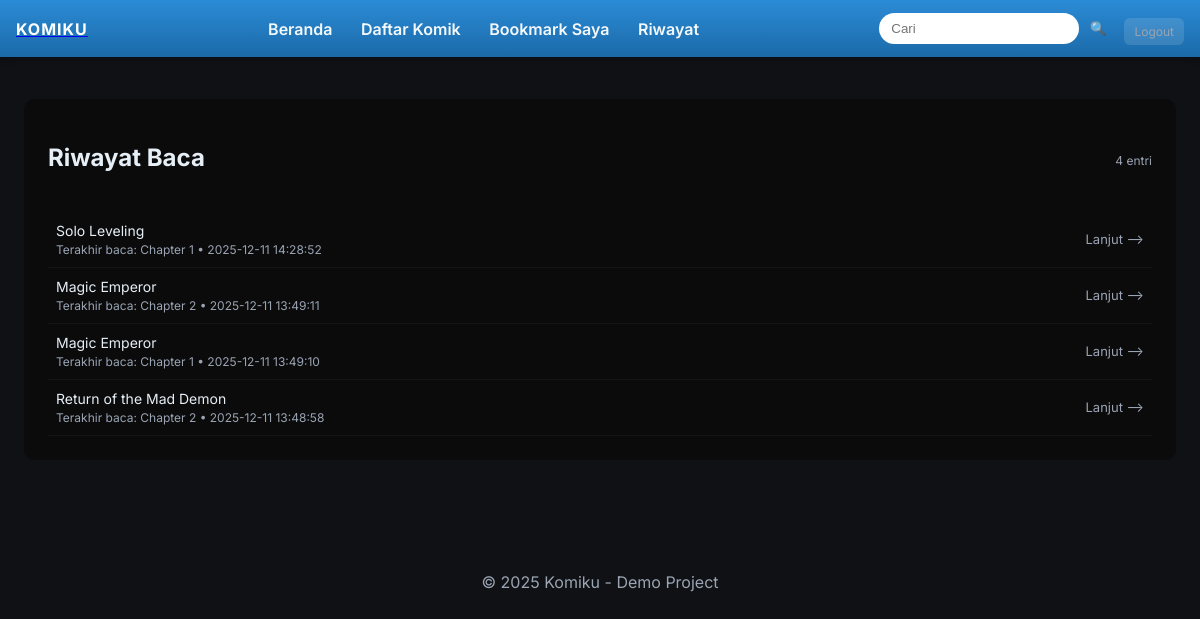
The app's page /history.php (signed in) with its own data.
### tables this page shows
CREATE TABLE `reading_history` (
  `id` int(11) NOT NULL,
  `user_id` int(11) NOT NULL,
  `comic_id` int(11) NOT NULL,
  `chapter_id` int(11) NOT NULL,
  `last_read_at` datetime DEFAULT current_timestamp()
);

CREATE TABLE `comics` (
  `id` int(11) NOT NULL,
  `title` varchar(255) DEFAULT NULL,
  `synopsis` text DEFAULT NULL,
  `cover` varchar(255) DEFAULT NULL,
  `status` enum('ongoing','completed') DEFAULT 'ongoing',
  `created_at` timestamp NOT NULL DEFAULT current_timestamp()
);

CREATE TABLE `chapters` (
  `id` int(11) NOT NULL,
  `comic_id` int(11) DEFAULT NULL,
  `chapter_number` varchar(50) DEFAULT NULL,
  `title` varchar(255) DEFAULT NULL,
  `created_at` timestamp NOT NULL DEFAULT current_timestamp()
);

### config.php (called while the page is built, shortened)
<?php
function is_logged_in(){
    return isset($_SESSION['user']);
}
?>

### history.php (the view, shortened to what this page needs)
<?php
require 'config.php';
require 'functions.php';
$user_id = $_SESSION['user']['id'];
$stmt = $pdo->prepare("
    SELECT rh.*, c.title AS comic_title, ch.chapter_number
    FROM reading_history rh
    JOIN comics c ON rh.comic_id = c.id
    JOIN chapters ch ON rh.chapter_id = ch.id
    WHERE rh.user_id = ?
    ORDER BY rh.last_read_at DESC
    LIMIT 50
");
$stmt->execute([$user_id]);
$rows = $stmt->fetchAll();
?>
<!doctype html>
<html lang="id">
<head>
  <link rel="stylesheet" href="assets/css/style.css">
</head>
<body class="theme-dark">
<?php include 'partials/navbar.php'; ?>
<main class="container">
  <section class="section-popular">
    <div class="section-head">
      <h2>Riwayat Baca</h2>
      <span class="small"><?php echo count($rows); ?> entri</span>
    </div>
    <?php if (empty($rows)): ?>
      <p class="small">Belum ada riwayat baca. Mulai baca komik dulu 😁</p>
    <?php else: ?>
      <div class="chapter-list">
        <?php foreach($rows as $r): ?>
          <a class="chapter-item" href="reader.php?chapter_id=<?php echo $r['chapter_id']; ?>">
            <div>
              <div class="chapter-title">
                <?php echo htmlspecialchars($r['comic_title']); ?>
              </div>
              <div class="chapter-meta small">
                Terakhir baca: <?php echo htmlspecialchars($r['chapter_number']); ?> •
                <?php echo $r['last_read_at']; ?>
              </div>
            </div>
            <span class="chapter-read">Lanjut ⟶</span>
          </a>
        <?php endforeach; ?>
      </div>
    <?php endif; ?>
  </section>
</main>
<footer class="site-footer">
  <div class="container">
    <p>&copy; <?php echo date('Y'); ?> Komiku - Demo Project</p>
  </div>
</footer>
</body>
</html>

### partials/navbar.php (shortened to what this page needs)
<header class="site-header">
  <div class="container header-inner">
    <div class="brand">
      <a href="/komiku_app"><span class="logo-k">KOMIKU</span></a>
    </div>
    <nav class="main-nav">
  <a href="index.php">Beranda</a>
  <a href="comics_list.php">Daftar Komik</a>
  <?php if(is_logged_in()): ?>
    <a href="bookmarks.php">Bookmark Saya</a>
    <a href="history.php">Riwayat</a>
  <?php endif; ?>
</nav>
    <div class="search-login">
  <form action="search.php" method="get" class="search-form">
  <input name="q" placeholder="Cari" value="<?php echo isset($_GET['q']) ? htmlspecialchars($_GET['q']) : ''; ?>" />
  <button type="submit" aria-label="Cari">🔍</button>
</form>
  <?php if(is_logged_in()): ?>
    <a class="btn small" href="logout.php">Logout</a>
  <?php else: ?>
    <a class="btn small" href="login.php">Login</a>
  <?php endif; ?>
</div>
</div>
</header>

### assets/css/style.css (style rules this page uses)
:root { --bg:#0f1115; --card:#111318; --muted:#9aa4b2; --accent:#2b8bd6; --accent-2:#1b6aa8; --glass: rgba(0,0,0,0.45); }
* { box-sizing:border-box }
body { margin:0;font-family:Inter,system-ui,-apple-system,Segoe UI,Roboto,'Helvetica Neue',Arial;color:#e6eef6;background:var(--bg);-webkit-font-smoothing:antialiased }
.container { max-width:1200px;margin:0 auto;padding:24px }
.site-header { background:linear-gradient(180deg,var(--accent),var(--accent-2));padding:12px 0;position:sticky;top:0;z-index:50;box-shadow:0 2px 8px rgba(0,0,0,0.25) }
.header-inner { display:flex;align-items:center;justify-content:space-between;gap:16px;padding:0 16px }
.brand .logo-k { font-weight:700;color:#fff;letter-spacing:1px }
.main-nav a { color:#fff;margin:0 12px;text-decoration:none;font-weight:600;opacity:0.95 }
.search-login { display:flex;align-items:center;gap:12px }
.search-form input { padding:8px 12px;border-radius:24px;width:200px;border:none;outline:none }
.search-form button { background:transparent;border:none;color:#fff;cursor:pointer;padding:6px }
.btn { background:rgba(255,255,255,0.12);color:#fff;padding:8px 12px;border-radius:8px;text-decoration:none }
.btn.small { padding:6px 10px;border-radius:6px }
.section-popular { background:#0b0b0c;padding:24px;border-radius:10px;margin-top:18px }
.section-head { display:flex;justify-content:space-between;align-items:center;padding-bottom:12px }
.small { font-size:12px;color:var(--muted);margin-top:6px }
.site-footer { padding:24px;color:var(--muted);background:transparent;text-align:center;margin-top:24px }
.chapter-list { margin-top: 8px; display: flex; flex-direction: column; }
.chapter-item { display: flex; align-items: center; justify-content: space-between; padding: 10px 8px; border-bottom: 1px solid rgba(255,255,255,0.04); text-decoration: none; color: inherit; }
.chapter-title { font-size: 14px; }
.chapter-meta { margin-top: 3px; }
.chapter-read { font-size: 13px; color: var(--muted); }
.small { font-size:12px; color:var(--muted); }

### records on screen
reading_history: comic.title "Solo Leveling", chapter.chapter_number "Chapter 1", last_read_at "2025-12-11 14:28:52"
reading_history: comic.title "Magic Emperor", chapter.chapter_number "Chapter 2", last_read_at "2025-12-11 13:49:11"
reading_history: comic.title "Magic Emperor", chapter.chapter_number "Chapter 1", last_read_at "2025-12-11 13:49:10"
reading_history: comic.title "Return of the Mad Demon", chapter.chapter_number "Chapter 2", last_read_at "2025-12-11 13:48:58"

### other values on screen
count($rows) "4"
